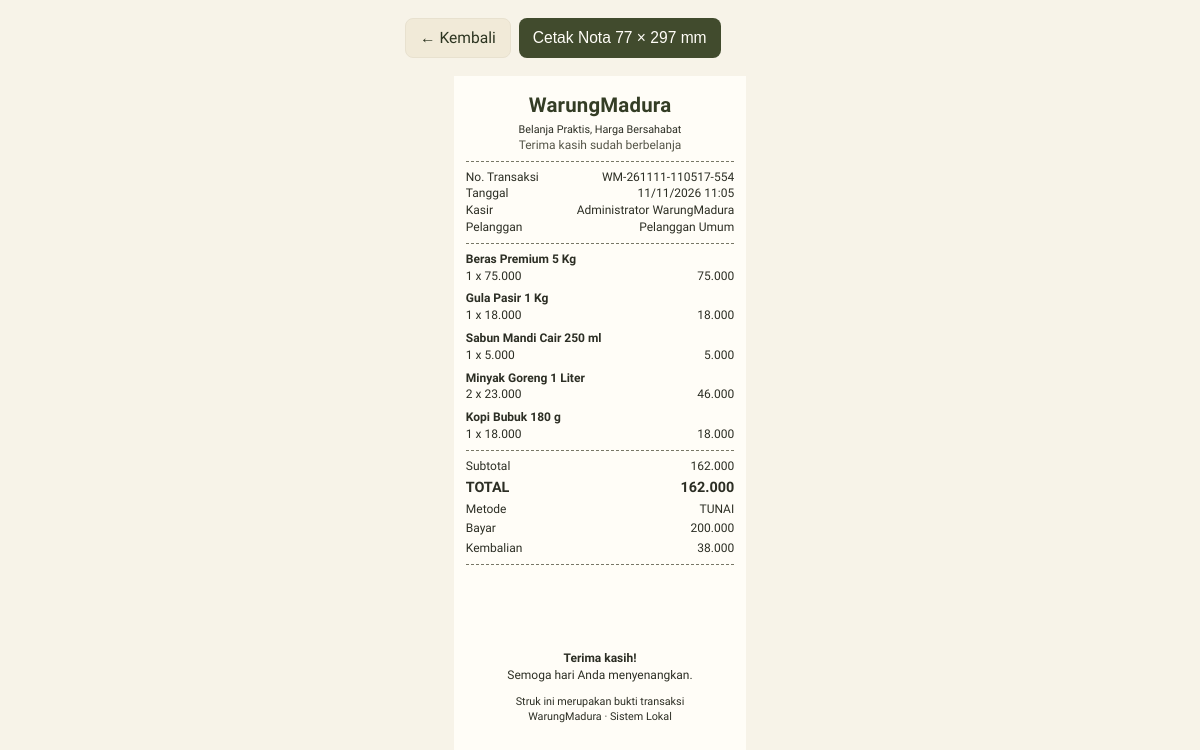
The app's page /index.php?page=receipt&id=1 (signed in) with its own data.
### tables this page shows
CREATE TABLE IF NOT EXISTS tbl_transaksi (
  id_transaksi BIGINT UNSIGNED AUTO_INCREMENT PRIMARY KEY,
  kode_transaksi VARCHAR(40) NOT NULL UNIQUE,
  id_pelanggan INT UNSIGNED NULL,
  id_kasir INT UNSIGNED NULL,
  jenis_transaksi ENUM('online','toko') NOT NULL DEFAULT 'toko',
  status_pesanan ENUM('menunggu','diproses','siap_diambil','selesai','dibatalkan') NOT NULL DEFAULT 'menunggu',
  status_pembayaran ENUM('belum_bayar','menunggu','lunas','gagal','dikembalikan') NOT NULL DEFAULT 'belum_bayar',
  metode_pembayaran ENUM('tunai','tabungan','ewallet','qris_dana') NULL,
  metode_penerimaan ENUM('ambil_toko','diantar') NOT NULL DEFAULT 'ambil_toko',
  tanggal_transaksi DATETIME NOT NULL DEFAULT CURRENT_TIMESTAMP,
  subtotal DECIMAL(14,2) NOT NULL DEFAULT 0.00,
  diskon DECIMAL(14,2) NOT NULL DEFAULT 0.00,
  biaya_pengiriman DECIMAL(14,2) NOT NULL DEFAULT 0.00,
  total_belanja DECIMAL(14,2) NOT NULL DEFAULT 0.00,
  jumlah_bayar DECIMAL(14,2) NOT NULL DEFAULT 0.00,
  kembalian DECIMAL(14,2) NOT NULL DEFAULT 0.00,
  nama_penerima VARCHAR(120) NULL,
  no_hp_penerima VARCHAR(25) NULL,
  alamat_pengiriman TEXT NULL,
  catatan TEXT NULL,
  CONSTRAINT fk_transaksi_pelanggan FOREIGN KEY (id_pelanggan)
    REFERENCES tbl_pelanggan(id_pelanggan) ON UPDATE CASCADE ON DELETE RESTRICT,
  CONSTRAINT fk_transaksi_kasir FOREIGN KEY (id_kasir)
    REFERENCES tbl_pengguna(id_pengguna) ON UPDATE CASCADE ON DELETE RESTRICT,
  INDEX idx_transaksi_tanggal (tanggal_transaksi),
  INDEX idx_transaksi_status (status_pesanan, status_pembayaran),
  INDEX idx_transaksi_pelanggan (id_pelanggan)
);

CREATE TABLE IF NOT EXISTS tbl_pengguna (
  id_pengguna INT UNSIGNED AUTO_INCREMENT PRIMARY KEY,
  nama_lengkap VARCHAR(120) NOT NULL,
  username VARCHAR(50) NOT NULL UNIQUE,
  email VARCHAR(120) NULL UNIQUE,
  password_hash VARCHAR(255) NOT NULL,
  no_hp VARCHAR(25) NULL,
  role ENUM('admin','kasir','pelanggan') NOT NULL DEFAULT 'pelanggan',
  status_pengguna ENUM('aktif','nonaktif') NOT NULL DEFAULT 'aktif',
  terakhir_login DATETIME NULL,
  created_at DATETIME NOT NULL DEFAULT CURRENT_TIMESTAMP,
  updated_at DATETIME NULL DEFAULT NULL ON UPDATE CURRENT_TIMESTAMP,
  INDEX idx_pengguna_role_status (role, status_pengguna)
);

CREATE TABLE IF NOT EXISTS tbl_detail_transaksi (
  id_detail BIGINT UNSIGNED AUTO_INCREMENT PRIMARY KEY,
  id_transaksi BIGINT UNSIGNED NOT NULL,
  id_produk INT UNSIGNED NOT NULL,
  nama_produk VARCHAR(160) NOT NULL,
  sku_produk VARCHAR(50) NULL,
  jumlah INT UNSIGNED NOT NULL,
  harga_satuan DECIMAL(14,2) NOT NULL,
  diskon_item DECIMAL(14,2) NOT NULL DEFAULT 0.00,
  harga_modal DECIMAL(14,2) NOT NULL DEFAULT 0.00,
  subtotal_item DECIMAL(14,2) NOT NULL,
  CONSTRAINT fk_detail_transaksi_header FOREIGN KEY (id_transaksi)
    REFERENCES tbl_transaksi(id_transaksi) ON UPDATE CASCADE ON DELETE RESTRICT,
  CONSTRAINT fk_detail_transaksi_produk FOREIGN KEY (id_produk)
    REFERENCES tbl_produk(id_produk) ON UPDATE CASCADE ON DELETE RESTRICT,
  INDEX idx_detail_produk (id_produk)
);

### app/Auth.php (called while the page is built, shortened)
<?php
final class Auth
{
    public static function user(): ?array
    {
        return $_SESSION['user'] ?? null;
    }
}

### app/helpers.php (called while the page is built, shortened)
<?php
function e(mixed $value): string
{
    return htmlspecialchars((string)($value ?? ''), ENT_QUOTES | ENT_SUBSTITUTE, 'UTF-8');
}
function url(string $page = 'dashboard', array $params = []): string
{
    $query = array_merge(['page' => $page], $params);
    return BASE_URL . '/index.php?' . http_build_query($query);
}

### pages/receipt.php (the view, shortened to what this page needs)
<?php
$id=(int)($_GET['id']??0);
$stmt=$db->prepare("SELECT t.*,COALESCE(p.nama_pelanggan,'Pelanggan Umum') nama_pelanggan,p.no_member,p.no_hp,u.nama_lengkap nama_kasir FROM tbl_transaksi t LEFT JOIN tbl_pelanggan p ON p.id_pelanggan=t.id_pelanggan LEFT JOIN tbl_pengguna u ON u.id_pengguna=t.id_kasir WHERE t.id_transaksi=? LIMIT 1");$stmt->execute([$id]);$trx=$stmt->fetch();
$backUrl = (Auth::user()['role'] ?? '') === 'pelanggan' ? url('portal') : url('reports');
$itemsStmt=$db->prepare('SELECT * FROM tbl_detail_transaksi WHERE id_transaksi=? ORDER BY id_detail');$itemsStmt->execute([$id]);$items=$itemsStmt->fetchAll();
?>
<!doctype html><html lang="id"><head><script src="https://cdn.jsdelivr.net/npm/jsbarcode@3.12.1/dist/JsBarcode.all.min.js"></script></head><body>
<div class="receipt-actions"><a href="<?=e($backUrl)?>">← Kembali</a><button onclick="window.print()">Cetak Nota 77 × 297 mm</button></div>
<div class="receipt"><div class="center"><div class="brand">WarungMadura</div><div class="tagline"><?=e(APP_TAGLINE)?></div><div class="muted">Terima kasih sudah berbelanja</div></div><hr class="rule"><div class="meta"><span>No. Transaksi</span><span><?=e($trx['kode_transaksi'])?></span></div><div class="meta"><span>Tanggal</span><span><?=e(date('d/m/Y H:i',strtotime($trx['tanggal_transaksi'])))?></span></div><div class="meta"><span>Kasir</span><span><?=e($trx['nama_kasir']?:'-')?></span></div><div class="meta"><span>Pelanggan</span><span><?=e($trx['nama_pelanggan'])?></span></div><?php if($trx['no_member']):?><div class="meta"><span>Member</span><span><?=e($trx['no_member'])?></span></div><?php endif;?><hr class="rule">
<?php foreach($items as $item):?><div class="item"><div class="item-name"><?=e($item['nama_produk'])?></div><div class="item-line"><span><?= (int)$item['jumlah']?> x <?=number_format((float)$item['harga_satuan'],0,',','.')?></span><span><?=number_format((float)$item['subtotal_item'],0,',','.')?></span></div></div><?php endforeach;?>
<hr class="rule"><div class="total-line"><span>Subtotal</span><span><?=number_format((float)$trx['subtotal'],0,',','.')?></span></div><?php if((float)$trx['diskon']>0):?><div class="total-line"><span>Diskon</span><span>-<?=number_format((float)$trx['diskon'],0,',','.')?></span></div><?php endif;?><div class="total-line grand"><span>TOTAL</span><span><?=number_format((float)$trx['total_belanja'],0,',','.')?></span></div><div class="total-line"><span>Metode</span><span><?=e(($trx['metode_pembayaran'] ?? '') === 'qris_dana' ? 'QRIS DANA' : strtoupper($trx['metode_pembayaran']?:'-'))?></span></div><div class="total-line"><span>Bayar</span><span><?=number_format((float)$trx['jumlah_bayar'],0,',','.')?></span></div><?php if((float)$trx['kembalian']>0):?><div class="total-line"><span>Kembalian</span><span><?=number_format((float)$trx['kembalian'],0,',','.')?></span></div><?php endif;?><hr class="rule"><div class="center"><svg class="transaction-barcode" data-transaction-barcode="<?=e($trx['kode_transaksi'])?>" aria-label="Barcode transaksi <?=e($trx['kode_transaksi'])?>"></svg></div><div class="center thanks"><b>Terima kasih!</b><br>Semoga hari Anda menyenangkan.</div><div class="receipt-footer">Struk ini merupakan bukti transaksi<br>WarungMadura · Sistem Lokal</div></div>
</body></html>

### pages/receipt.php (style rules this page uses)
* { box-sizing:border-box }
body { margin:0;background:#f7f3e8;color:#2c2e24;font-family:Lexend,sans-serif }
.receipt-actions { max-width:390px;margin:18px auto;display:flex;gap:8px }
.receipt-actions a,.receipt-actions button { border:0;border-radius:8px;padding:10px 14px;background:#414b2d;color:#fffdf7;text-decoration:none;font-size:15.6px;cursor:pointer }
.receipt-actions a { background:#f1ead8;color:#2d3521;border:1px solid #e8e1cf }
.receipt { background:#fffdf7;width:77mm;min-height:297mm;margin:0 auto 30px;padding:4mm 3mm;font-size:12px;line-height:1.4 }
.center { text-align:center }
.brand { font-size:20.4px;font-weight:800;letter-spacing:.2px;color:#343d25 }
.tagline { font-size:10.8px;margin-top:2px }
.rule { border:0;border-top:1px dashed #777766;margin:7px 0 }
.meta { display:flex;justify-content:space-between;gap:6px }
.meta span:last-child { text-align:right }
.item { margin:6px 0 }
.item-name { font-weight:700;overflow-wrap:anywhere }
.item-line { display:flex;justify-content:space-between;gap:6px }
.transaction-barcode { display:block;width:58mm;height:18mm;margin:5px auto 2px }
.total-line { display:flex;justify-content:space-between;margin:3px 0 }
.grand { font-weight:800;font-size:14.4px }
.thanks { margin-top:10px;font-size:12px }
.muted { color:#555548 }
.receipt-footer { text-align:center;margin-top:10px;font-size:10.8px }

### records on screen
tbl_transaksi: kode_transaksi "WM-261111-110517-554", tanggal_transaksi "11/11/2026 11:05", id_kasir.nama_lengkap "Administrator WarungMadura", subtotal "162.000", total_belanja "162.000", metode_pembayaran "TUNAI", jumlah_bayar "200.000", kembalian "38.000"
tbl_detail_transaksi: nama_produk "Beras Premium 5 Kg", jumlah "1", harga_satuan "75.000", subtotal_item "75.000"
tbl_detail_transaksi: nama_produk "Gula Pasir 1 Kg", jumlah "1", harga_satuan "18.000", subtotal_item "18.000"
tbl_detail_transaksi: nama_produk "Sabun Mandi Cair 250 ml", jumlah "1", harga_satuan "5.000", subtotal_item "5.000"
tbl_detail_transaksi: nama_produk "Minyak Goreng 1 Liter", jumlah "2", harga_satuan "23.000", subtotal_item "46.000"
tbl_detail_transaksi: nama_produk "Kopi Bubuk 180 g", jumlah "1", harga_satuan "18.000", subtotal_item "18.000"

### other values on screen
APP_TAGLINE "Belanja Praktis, Harga Bersahabat"
$trx['nama_pelanggan'] "Pelanggan Umum"
